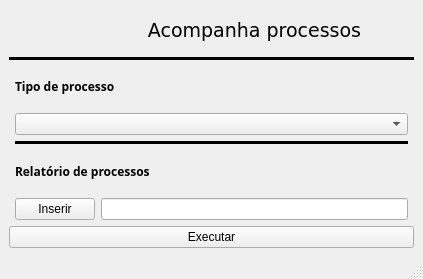
<?xml version="1.0" encoding="UTF-8"?>
<ui version="4.0">
 <class>MainWindow</class>
 <widget class="QMainWindow" name="MainWindow">
  <property name="geometry">
   <rect>
    <x>0</x>
    <y>0</y>
    <width>423</width>
    <height>279</height>
   </rect>
  </property>
  <property name="minimumSize">
   <size>
    <width>423</width>
    <height>279</height>
   </size>
  </property>
  <property name="windowTitle">
   <string>MainWindow</string>
  </property>
  <widget class="QWidget" name="centralwidget">
   <layout class="QGridLayout" name="gridLayout_2">
    <item row="1" column="0">
     <widget class="QPushButton" name="pushButton">
      <property name="text">
       <string>Executar</string>
      </property>
     </widget>
    </item>
    <item row="0" column="0">
     <layout class="QGridLayout" name="gridLayout">
      <item row="2" column="1" colspan="2">
       <widget class="QLabel" name="label_3">
        <property name="font">
         <font>
          <family>Rockwell</family>
          <bold>true</bold>
         </font>
        </property>
        <property name="text">
         <string>Tipo de processo</string>
        </property>
       </widget>
      </item>
      <item row="5" column="1" colspan="2">
       <widget class="QLabel" name="label_2">
        <property name="font">
         <font>
          <family>Rockwell</family>
          <bold>true</bold>
         </font>
        </property>
        <property name="text">
         <string>Relatório de processos</string>
        </property>
       </widget>
      </item>
      <item row="6" column="2">
       <widget class="QLineEdit" name="lineEdit"/>
      </item>
      <item row="0" column="2">
       <widget class="QLabel" name="label">
        <property name="font">
         <font>
          <family>Verdana</family>
          <pointsize>14</pointsize>
          <bold>false</bold>
         </font>
        </property>
        <property name="layoutDirection">
         <enum>Qt::LayoutDirection::LeftToRight</enum>
        </property>
        <property name="text">
         <string>Acompanha processos</string>
        </property>
        <property name="textFormat">
         <enum>Qt::TextFormat::AutoText</enum>
        </property>
        <property name="alignment">
         <set>Qt::AlignmentFlag::AlignCenter</set>
        </property>
       </widget>
      </item>
      <item row="1" column="0" colspan="4">
       <widget class="Line" name="line_2">
        <property name="frameShadow">
         <enum>QFrame::Shadow::Plain</enum>
        </property>
        <property name="lineWidth">
         <number>4</number>
        </property>
        <property name="midLineWidth">
         <number>2</number>
        </property>
        <property name="orientation">
         <enum>Qt::Orientation::Horizontal</enum>
        </property>
       </widget>
      </item>
      <item row="6" column="1">
       <widget class="QPushButton" name="pushButton_2">
        <property name="text">
         <string>Inserir</string>
        </property>
       </widget>
      </item>
      <item row="3" column="1" colspan="2">
       <widget class="QComboBox" name="comboBox">
        <property name="focusPolicy">
         <enum>Qt::FocusPolicy::WheelFocus</enum>
        </property>
        <property name="accessibleName">
         <string/>
        </property>
        <property name="accessibleDescription">
         <string/>
        </property>
        <property name="layoutDirection">
         <enum>Qt::LayoutDirection::LeftToRight</enum>
        </property>
       </widget>
      </item>
      <item row="4" column="1" colspan="2">
       <widget class="Line" name="line">
        <property name="frameShadow">
         <enum>QFrame::Shadow::Plain</enum>
        </property>
        <property name="lineWidth">
         <number>4</number>
        </property>
        <property name="midLineWidth">
         <number>2</number>
        </property>
        <property name="orientation">
         <enum>Qt::Orientation::Horizontal</enum>
        </property>
       </widget>
      </item>
     </layout>
    </item>
   </layout>
  </widget>
  <widget class="QStatusBar" name="statusBar"/>
 </widget>
 <resources/>
 <connections/>
</ui>
